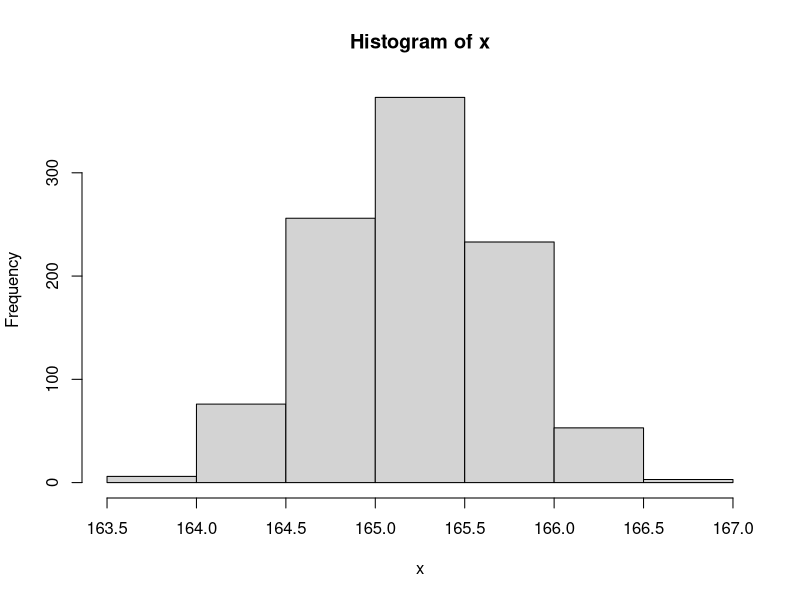

This figure's R source:
# chap10_Hypothesis_Test

# 가설(Hypothesis) : 어떤 사건을 설명하기 위한 가정 
# 검정(test) : 표본에 의해서 구해진 통계량으로 가설 채택/기각 과정 
# 추정(estimation) : 표본을 통해서 모집단을 확률적으로 추측   


# 검정통계량 : 표본에 의해서 계산된 통계량(표본평균, 표본표준편차)
# 모수 : 모집단에 의해서 나온 통계량(모평균, 모표준편차)  
# 오차 : 검정통계량과 모수 간의 차이 
# 오차범위 : 오차범위가 벗어나면 모수와 차이가 있다고 본다.
# 유의수준 : 오차 범위의 기준(통상 : 알파=0.05)


# 추정 방법 
# 1) 점 추정 : 제시된 한 개의 값과 검정통계량을 직접 비교하여
#    가설 기각유무를 결정 
# ex) 우리나라 중학교 2학년 남학생 평균키는 165.2cm로 추정

# 2) 구간 추정 : 신뢰구간과 검정통계량을 비교하여 가설 기각유무 결정 
# 신뢰구간 : 오차범위에 의해서 결정된 하한값과 상한값의 범위 
# ex) 우리나라 중학교 2학년 남학생 평균키는 164.5 ~ 165.5cm로 추정

################################
##########가설과 검정###########
################################

# 귀무가설(H0) : 중2 남학생 평균키는 165.1~165.3cm 추정
# 모집단 -> 표본추출 (1000명)
x <- rnorm(1000,mean=165.2,sd=0.5)
range(x)
mean(x)
hist(x)

# 정규성 검정 (H0 : 정규분포와 차이가 없다)
shapiro.test(x)
# W = 0.99899 : 검정통계량 -> p-value = 0.8674 : 유의확률
# 검정 : p-value >= 알파값(0.05) : 귀무가설 채택됨 - 정규분포를 뜻함


# 1. 평균차이 검정
t.test(x,mu=165.2)
# t = 0.38098, df = 999 검정통계량(t,df)
# p-value = 0.7033 p>alpha
# alternative hypothesis: true mean is not equal to 165.2
# 95 percent confidence interval: 95신뢰수준
#        165.1749 165.2372 : 신뢰구간 (채택역)
# sample estimates: 
#       mean of x : x 실제 평균 
#       165.2061 


# 2. 기각역의 평균 검정
t.test(x,mu=165.1)
# t = 6.6751, df = 999, p-value = 4.09e-11
# alternative hypothesis: true mean is not equal to 165.1
# 95 percent confidence interval:
#   165.1749 165.2372 : 신뢰구간 (기각역)
# sample estimates:
#   mean of x 
# 165.2061 


# 3. 신뢰수준 99%
t.test(x,mu=165.21,conf.level = 0.99)
# t = -0.24844, df = 999, p-value = 0.8038
# alternative hypothesis: true mean is not equal to 165.21
# 99 percent confidence interval:
#   165.1651 165.2471 : 채택역 확장
# sample estimates:
#   mean of x 
# 165.2061 













